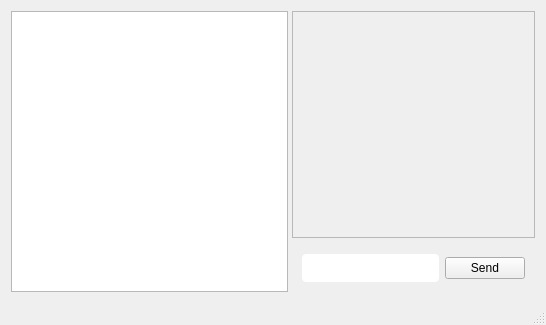
<?xml version="1.0" encoding="UTF-8"?>
<ui version="4.0">
 <class>MainWindow</class>
 <widget class="QMainWindow" name="MainWindow">
  <property name="geometry">
   <rect>
    <x>0</x>
    <y>0</y>
    <width>546</width>
    <height>325</height>
   </rect>
  </property>
  <property name="windowTitle">
   <string>Chat Client</string>
  </property>
  <widget class="QWidget" name="centralwidget">
   <property name="enabled">
    <bool>true</bool>
   </property>
   <layout class="QVBoxLayout" name="verticalLayout_3">
    <item>
     <widget class="QSplitter" name="splitter">
      <property name="autoFillBackground">
       <bool>true</bool>
      </property>
      <property name="styleSheet">
       <string notr="true">QSplitter::handle {
        background-color: rgb(25, 88, 255);
        width: 5px;}
       </string>
      </property>
      <property name="orientation">
       <enum>Qt::Orientation::Horizontal</enum>
      </property>
      <property name="childrenCollapsible">
       <bool>true</bool>
      </property>
      <widget class="QWidget" name="leftWidget" native="true">
       <property name="sizePolicy">
        <sizepolicy hsizetype="Preferred" vsizetype="Expanding">
         <horstretch>0</horstretch>
         <verstretch>0</verstretch>
        </sizepolicy>
       </property>
       <layout class="QVBoxLayout" name="verticalLayout" stretch="0">
        <property name="leftMargin">
         <number>2</number>
        </property>
        <property name="topMargin">
         <number>2</number>
        </property>
        <property name="rightMargin">
         <number>2</number>
        </property>
        <property name="bottomMargin">
         <number>2</number>
        </property>
        <item>
         <widget class="QListWidget" name="contactList">
          <property name="minimumSize">
           <size>
            <width>180</width>
            <height>0</height>
           </size>
          </property>
         </widget>
        </item>
       </layout>
      </widget>
      <widget class="QWidget" name="rightWidget" native="true">
       <property name="sizePolicy">
        <sizepolicy hsizetype="Expanding" vsizetype="Expanding">
         <horstretch>0</horstretch>
         <verstretch>0</verstretch>
        </sizepolicy>
       </property>
       <layout class="QVBoxLayout" name="verticalLayout_2">
        <property name="leftMargin">
         <number>2</number>
        </property>
        <property name="topMargin">
         <number>2</number>
        </property>
        <property name="rightMargin">
         <number>2</number>
        </property>
        <property name="bottomMargin">
         <number>2</number>
        </property>
        <item>
         <layout class="QVBoxLayout" name="chatLayout" stretch="0,0">
          <item>
           <widget class="QScrollArea" name="chatContainer">
            <property name="widgetResizable">
             <bool>true</bool>
            </property>
            <widget class="QWidget" name="messagesContainer">
             <property name="geometry">
              <rect>
               <x>0</x>
               <y>0</y>
               <width>255</width>
               <height>190</height>
              </rect>
             </property>
             <layout class="QVBoxLayout" name="verticalLayout_6">]

              <item>
               <layout class="QVBoxLayout" name="messagesLayout"/>
              </item>
             </layout>
            </widget>
           </widget>
          </item>
          <item>
           <layout class="QHBoxLayout" name="bottomLayout">
           <property name="leftMargin">
            <number>10</number>
           </property>
           <property name="topMargin">
            <number>10</number>
           </property>
           <property name="rightMargin">
            <number>10</number>
           </property>
           <property name="bottomMargin">
            <number>10</number>
           </property>

            <item>
             <widget class="QLineEdit" name="inputBox">
              <property name="styleSheet">
              <string notr="true">
               QLineEdit {
                   padding: 6px;
                   border-radius: 4px;
               }
              </string>
             </property>
            </widget>
            </item>
            <item>
             <widget class="QPushButton" name="sendButton">
              <property name="sizePolicy">
               <sizepolicy hsizetype="Fixed" vsizetype="Fixed">
                <horstretch>0</horstretch>
                <verstretch>0</verstretch>
               </sizepolicy>
              </property>
              <property name="text">
               <string>Send</string>
              </property>
             </widget>
            </item>
           </layout>
          </item>
         </layout>
        </item>
       </layout>
      </widget>
     </widget>
    </item>
   </layout>
  </widget>
  <widget class="QMenuBar" name="menubar">
   <property name="geometry">
    <rect>
     <x>0</x>
     <y>0</y>
     <width>546</width>
     <height>33</height>
    </rect>
   </property>
  </widget>
  <widget class="QStatusBar" name="statusbar"/>
 </widget>
 <resources/>
 <connections/>
</ui>
